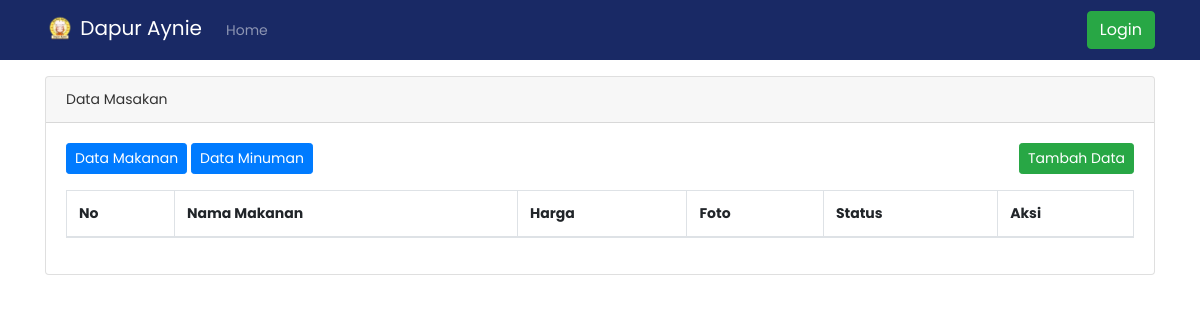
/dashboard/index.php?makanan, run on an earlier commit of the app's database.
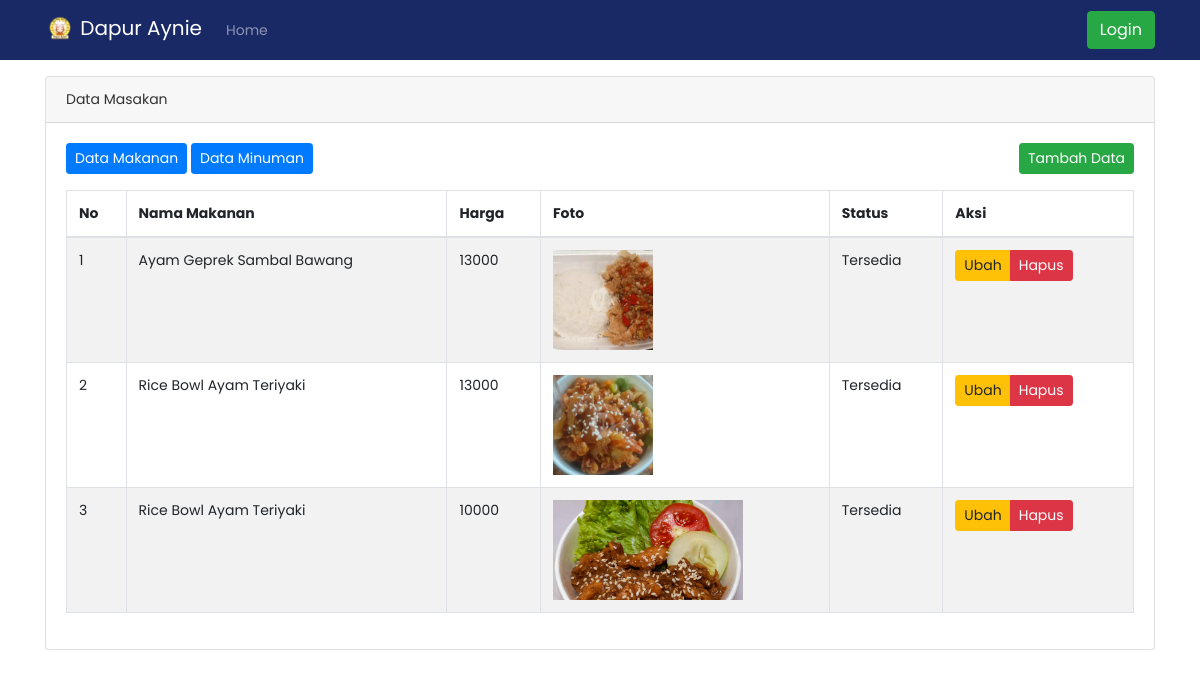
And on a later commit of the database.
### tables this page shows
CREATE TABLE `tb_masakan` (
  `id_masakan` int(11) NOT NULL,
  `kategori_masakan` varchar(128) NOT NULL,
  `nama_masakan` varchar(128) NOT NULL,
  `harga_masakan` int(128) NOT NULL,
  `foto` varchar(255) NOT NULL,
  `status_masakan` int(1) NOT NULL
);

### dashboard/admin/data_makanan.php (the view, shortened to what this page needs)
<div class="container mt-3">
	<div class="card">
		<div class="card-header">
			Data Masakan
		</div>
		<div class="card-body">
			<a href="index.php?makanan"><button class="btn btn-primary btn-sm mb-3">Data Makanan</button></a>
			<a href="index.php?minuman"><button class="btn btn-primary btn-sm mb-3">Data Minuman</button></a>
			<a href="index.php?tambah_makanan"><button class="btn btn-success btn-sm mb-3 float-right">Tambah Data</button></a>
			<table class="table table-bordered table-hover table-striped" id="tabel">
				<thead>
					<tr>
						<th>No</th>
						<th>Nama Makanan</th>
						<th>Harga</th>
						<th>Foto</th>
						<th>Status</th>
						<th>Aksi</th>
					</tr>
				</thead>
				<tbody>
					<?php
					$i = 1;
					$sql = mysqli_query($kon, "SELECT * FROM tb_masakan WHERE kategori_masakan='Makanan'");
					while ($data = mysqli_fetch_array($sql)) : ?>
					<tr>
						<td><?= $i++; ?></td>
						<td><?= $data['nama_masakan'] ?></td>
						<td><?= $data['harga_masakan'] ?></td>
						<td><img src="assets/image/makanan/<?= $data['foto'] ?>" alt="makanan" height="100"></td>
						<?php
							if ($data['status_masakan']==1) {
								$status = "Tersedia";
							} else {
								$status = "Tidak Tersedia";
							}
						?>
						<td><?= $status; ?></td>
						<td>
							<div class="btn-group">
								<a href="index.php?ubah_makanan=<?= $data['id_masakan'] ?>" class="btn btn-sm btn-warning">Ubah</a>
								<a href="fungsi/hapusMakanan.php?id_masakan=<?= $data['id_masakan']; ?>" class="btn btn-danger btn-sm">Hapus</a>
							</div>
						</td>
					</tr>
				<?php endwhile; ?>
				</tbody>
			</table>
		</div>
	</div>
</div>

What changed in the data, as far as the page shows it:
added tb_masakan: nama_masakan "Ayam Geprek Sambal Bawang", harga_masakan "13000", foto (picture), status_masakan "Tersedia"
added tb_masakan: nama_masakan "Rice Bowl Ayam Teriyaki", harga_masakan "13000", foto (picture), status_masakan "Tersedia"
added tb_masakan: nama_masakan "Rice Bowl Ayam Teriyaki", harga_masakan "10000", foto (picture), status_masakan "Tersedia"
